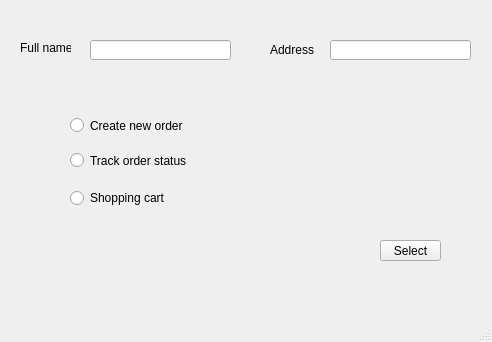
<?xml version="1.0" encoding="UTF-8"?>
<ui version="4.0">
 <class>MainWindow</class>
 <widget class="QMainWindow" name="MainWindow">
  <property name="geometry">
   <rect>
    <x>0</x>
    <y>0</y>
    <width>492</width>
    <height>342</height>
   </rect>
  </property>
  <property name="windowTitle">
   <string>MainWindow</string>
  </property>
  <widget class="QWidget" name="centralwidget">
   <widget class="QRadioButton" name="radioButton">
    <property name="geometry">
     <rect>
      <x>70</x>
      <y>110</y>
      <width>251</width>
      <height>31</height>
     </rect>
    </property>
    <property name="text">
     <string>Create new order</string>
    </property>
   </widget>
   <widget class="QRadioButton" name="radioButton_2">
    <property name="geometry">
     <rect>
      <x>70</x>
      <y>150</y>
      <width>231</width>
      <height>21</height>
     </rect>
    </property>
    <property name="text">
     <string>Track order status</string>
    </property>
   </widget>
   <widget class="QRadioButton" name="radioButton_3">
    <property name="geometry">
     <rect>
      <x>70</x>
      <y>190</y>
      <width>301</width>
      <height>16</height>
     </rect>
    </property>
    <property name="text">
     <string>Shopping cart</string>
    </property>
   </widget>
   <widget class="QPushButton" name="pushButton">
    <property name="geometry">
     <rect>
      <x>380</x>
      <y>240</y>
      <width>61</width>
      <height>21</height>
     </rect>
    </property>
    <property name="text">
     <string>Select</string>
    </property>
   </widget>
   <widget class="QLabel" name="label">
    <property name="geometry">
     <rect>
      <x>20</x>
      <y>40</y>
      <width>51</width>
      <height>16</height>
     </rect>
    </property>
    <property name="text">
     <string>Full name</string>
    </property>
   </widget>
   <widget class="QLabel" name="label_2">
    <property name="geometry">
     <rect>
      <x>270</x>
      <y>40</y>
      <width>51</width>
      <height>20</height>
     </rect>
    </property>
    <property name="text">
     <string>Address</string>
    </property>
   </widget>
   <widget class="QLineEdit" name="lineEdit">
    <property name="geometry">
     <rect>
      <x>90</x>
      <y>40</y>
      <width>141</width>
      <height>20</height>
     </rect>
    </property>
   </widget>
   <widget class="QLineEdit" name="lineEdit_2">
    <property name="geometry">
     <rect>
      <x>330</x>
      <y>40</y>
      <width>141</width>
      <height>20</height>
     </rect>
    </property>
   </widget>
  </widget>
  <widget class="QMenuBar" name="menubar">
   <property name="geometry">
    <rect>
     <x>0</x>
     <y>0</y>
     <width>492</width>
     <height>18</height>
    </rect>
   </property>
  </widget>
  <widget class="QStatusBar" name="statusbar"/>
 </widget>
 <resources/>
 <connections/>
</ui>
